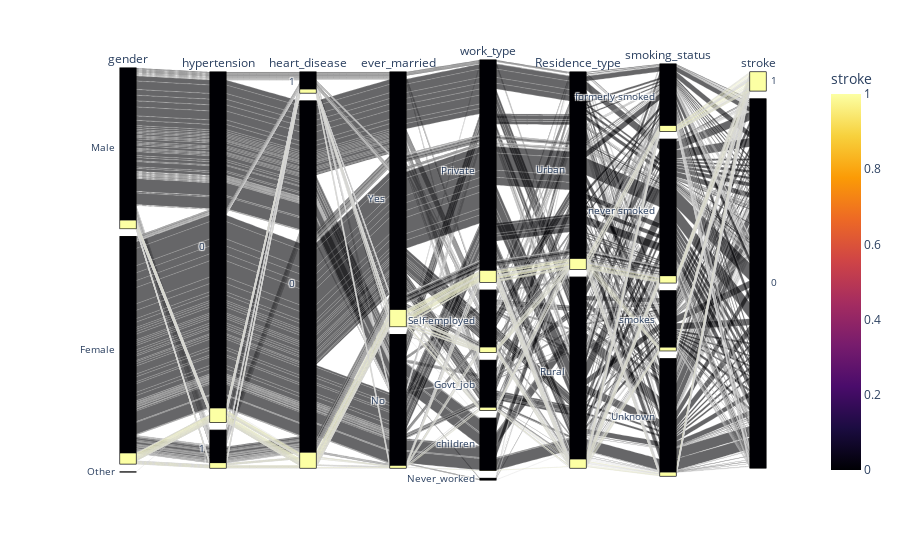

The notebook cell saved with this chart:
### Code cell
fig = px.parallel_categories(stroke_data[['gender', 'hypertension', 'heart_disease', 'ever_married', 'work_type', 
      'Residence_type','smoking_status', 'stroke']], color='stroke', color_continuous_scale=px.colors.sequential.Inferno)
fig.show()

### Figure 1 — Plotly figure (JSON) as saved in the notebook; plotly's stock layout.template omitted (floating-point values rounded to 4 significant figures; data arrays with more than 128 entries replaced by an {"elided": "..."} marker saying what was removed)
{"data": [{"dimensions": [{"label": "gender", "values": {"elided": "5110 str values"}}, {"label": "hypertension", "values": {"elided": "5110 int values"}}, {"label": "heart_disease", "values": {"elided": "5110 int values"}}, {"label": "ever_married", "values": {"elided": "5110 str values"}}, {"label": "work_type", "values": {"elided": "5110 str values"}}, {"label": "Residence_type", "values": {"elided": "5110 str values"}}, {"label": "smoking_status", "values": {"elided": "5110 str values"}}, {"label": "stroke", "values": {"elided": "5110 int values"}}], "domain": {"x": [0, 1], "y": [0, 1]}, "line": {"color": {"elided": "5110 int values"}, "coloraxis": "coloraxis"}, "name": "", "type": "parcats"}], "layout": {"coloraxis": {"colorbar": {"title": {"text": "stroke"}}, "colorscale": [[0, "#000004"], [0.1111, "#1b0c41"], [0.2222, "#4a0c6b"], [0.3333, "#781c6d"], [0.4444, "#a52c60"], [0.5556, "#cf4446"], [0.6667, "#ed6925"], [0.7778, "#fb9b06"], [0.8889, "#f7d13d"], [1, "#fcffa4"]]}, "legend": {"tracegroupgap": 0}, "margin": {"t": 60}}}
